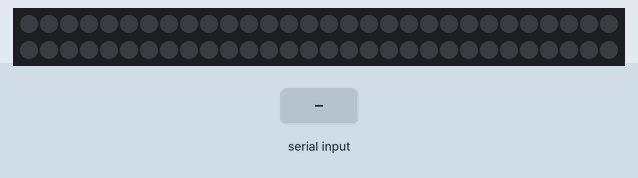
Simulated run of this sketch. Board: Arduino Uno, built with avr-gcc and run on an emulated ATmega328P. Shown: 60 RGB LEDs in strip order, left to right, continuing on the next row. Inputs (shaded band) come from the test bench.

Above: at 1.2 s.
1.3 s: "ON\n" received over Serial
At 1.8 s:
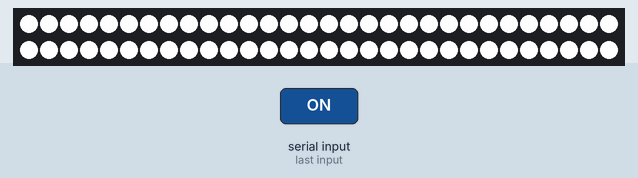
2.8 s: "F90\n" received over Serial
4.3 s: "F,45\n" received over Serial
5.8 s: "OFF\n" received over Serial
At 6.5 s:
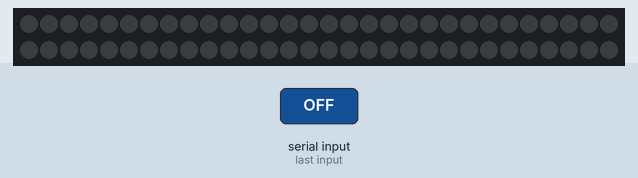
7.3 s: "F90\n" received over Serial
Timing chart, 0 to 9.8 s (numbered marks = the images above; inputs shaded):
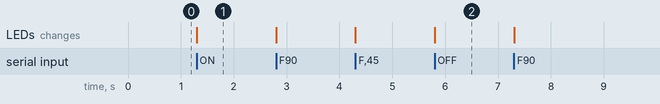

The sketch:

LightSpaceStrip.ino
```cpp
// Прошивка адресной ленты (WS2812B и т.п.) для управления из Light Space по USB.
// Требуется библиотека FastLED (Arduino IDE → Library Manager → FastLED).
//
// Протокол (строки, завершённые '\n', 115200 бод):
//   PING        -> ответ "LIGHTSPACE <имя>", по нему Light Space находит плату
//   ON / OFF    -> включить / выключить ленту
//   C r g b     -> установить цвет (0–255 на канал)
//   COUNT       -> ответ "LEDS <число светодиодов>"
//   F RRGGBB... -> цвет каждого светодиода по порядку, шестнадцатеричными парами

#include <FastLED.h>

// Имя должно быть уникальным для каждой платы: по нему Light Space запоминает ленту
#define DEVICE_NAME "Arduino Strip 1"

#define DATA_PIN    6
#define NUM_LEDS    60
#define LED_TYPE    WS2812B
#define COLOR_ORDER GRB

CRGB leds[NUM_LEDS];
CRGB currentColor = CRGB::White;
bool isOn = false;
String line;

// Кадр слишком длинный для буфера строки, поэтому разбирается прямо по мере приёма
bool isReadingFrame = false;
int frameByte = 0;
int highNibble = -1;

int hexValue(char c) {
  if (c >= '0' && c <= '9') return c - '0';
  if (c >= 'A' && c <= 'F') return c - 'A' + 10;
  if (c >= 'a' && c <= 'f') return c - 'a' + 10;
  return -1;
}

void readFrameChar(char c) {
  if (c == '\n') {
    isReadingFrame = false;
    isOn = true;
    FastLED.show();
    return;
  }

  int value = hexValue(c);
  if (value < 0) {
    return;
  }

  if (highNibble < 0) {
    highNibble = value;
    return;
  }

  // CRGB хранит каналы подряд как r, g, b — пишем байты кадра прямо в массив светодиодов
  if (frameByte < NUM_LEDS * 3) {
    ((uint8_t*)leds)[frameByte++] = highNibble * 16 + value;
  }
  highNibble = -1;
}

void render() {
  fill_solid(leds, NUM_LEDS, isOn ? currentColor : CRGB::Black);
  FastLED.show();
}

void handleCommand(const String& cmd) {
  if (cmd == "PING") {
    Serial.print("LIGHTSPACE ");
    Serial.println(DEVICE_NAME);
  } else if (cmd == "COUNT") {
    Serial.print("LEDS ");
    Serial.println(NUM_LEDS);
  } else if (cmd == "ON") {
    isOn = true;
    render();
  } else if (cmd == "OFF") {
    isOn = false;
    render();
  } else if (cmd.startsWith("C ")) {
    int r, g, b;
    if (sscanf(cmd.c_str() + 2, "%d %d %d", &r, &g, &b) == 3) {
      currentColor = CRGB(r, g, b);
      render();
    }
  }
}

void setup() {
  Serial.begin(115200);
  FastLED.addLeds<LED_TYPE, DATA_PIN, COLOR_ORDER>(leds, NUM_LEDS);
  render();
}

void loop() {
  while (Serial.available()) {
    char c = Serial.read();

    if (isReadingFrame) {
      readFrameChar(c);
      continue;
    }

    // Ни одна другая команда не начинается с 'F'
    if (line.length() == 0 && c == 'F') {
      isReadingFrame = true;
      frameByte = 0;
      highNibble = -1;
      continue;
    }

    if (c == '\n') {
      line.trim();
      handleCommand(line);
      line = "";
    } else if (line.length() < 32) {
      line += c;
    }
  }
}
```

Measured:
- after the input at 1.3 s, the LEDs: change at once (image 1)
- after the input at 5.8 s, the LEDs: change at once (image 2)
